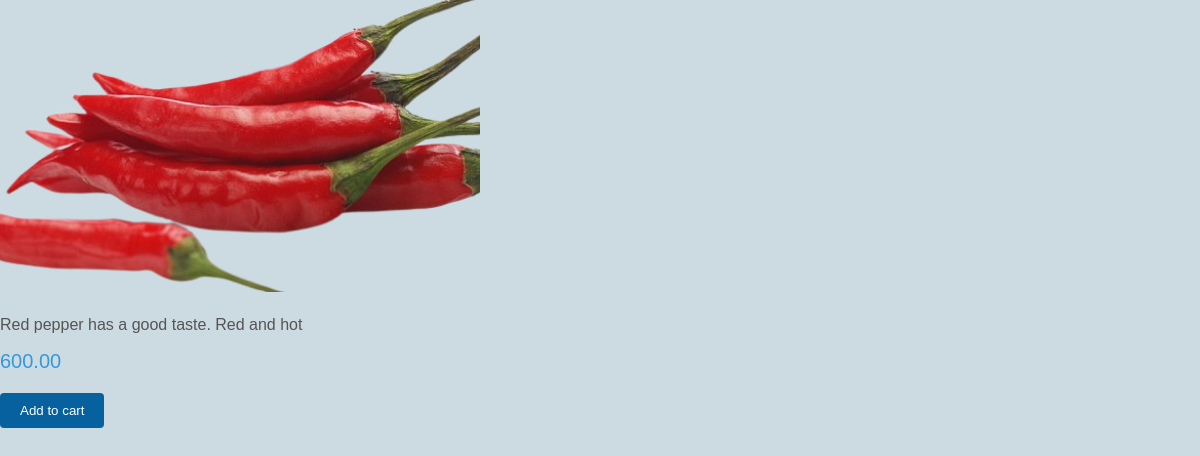
The page /inventory/products/5/ on the database its author committed.
### inventory/models.py (models this page shows)
class Product(models.Model):
    Vendor = models.ForeignKey(Vendor,null=True,on_delete=models.CASCADE)
    name=models.CharField(max_length=32)
    price=models.DecimalField(max_digits=8,decimal_places=2)
    description=models.TextField()
    image=models.ImageField(upload_to='images/')
    date_created=models.DateTimeField(auto_now_add=True)
    date_updated=models.DateTimeField(auto_now=True)
    stock=models.PositiveIntegerField()

### inventory/views.py (the view)
# urls.py: path("products/<int:id>/",product_detail, name="product_detail_view"),
def product_detail(request,id):
    product = Product.objects.get(id=id)
    return render(request,"inventory/product_details.html", {"product":product})

### templates/inventory/product_details.html (shortened to what this page needs)
<!DOCTYPE html>
<html lang="en">
<head>
</head>
<body>
    <div>
        <img src="{{ product.image.url }}" alt="{{ product.title}}" class="images">
        <p class="product-description"> {{ product.description}}</p>
        <span class="product-price"> {{ product.price}}</span>
        <button class="add-to-cart-btn">Add to cart</button>
    </div>
</body>
</html>

### templates/inventory/product_details.html (style rules this page uses)
body { background-color:#ccdbe1 ; font-family: Arial, sans-serif; margin: 0; padding: 0; }
.product-description { font-size: 16px; color: #555; margin-top: 10px; }
.product-price { font-size: 20px; color: #3498db; display: block; margin-top: 10px; }
.add-to-cart-btn { background-color: #06619e; color: #fff; border: none; padding: 10px 20px; border-radius: 4px; cursor: pointer; margin-top: 20px; }
.images { width: 40%; }

### rows shown on the page
Product: image (picture), description "Red pepper has a good taste. Red and hot", price "600.00"
